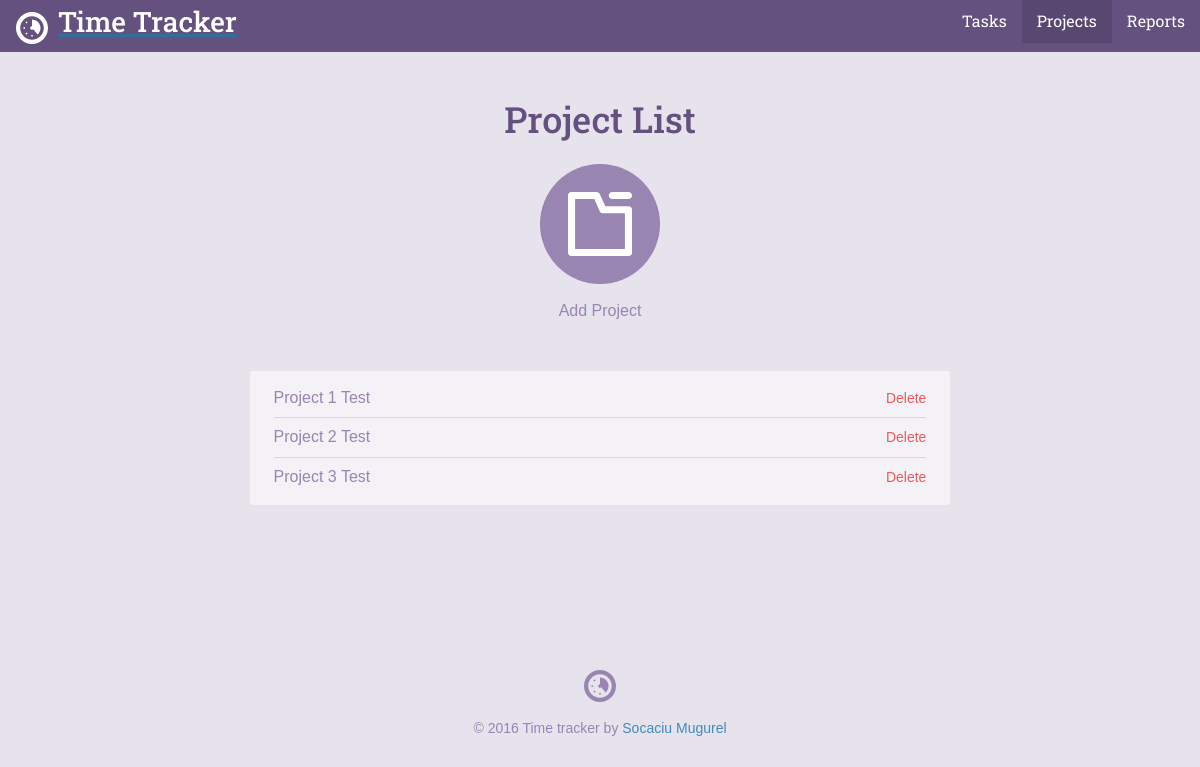
Page /project_list.php on the earlier database version.
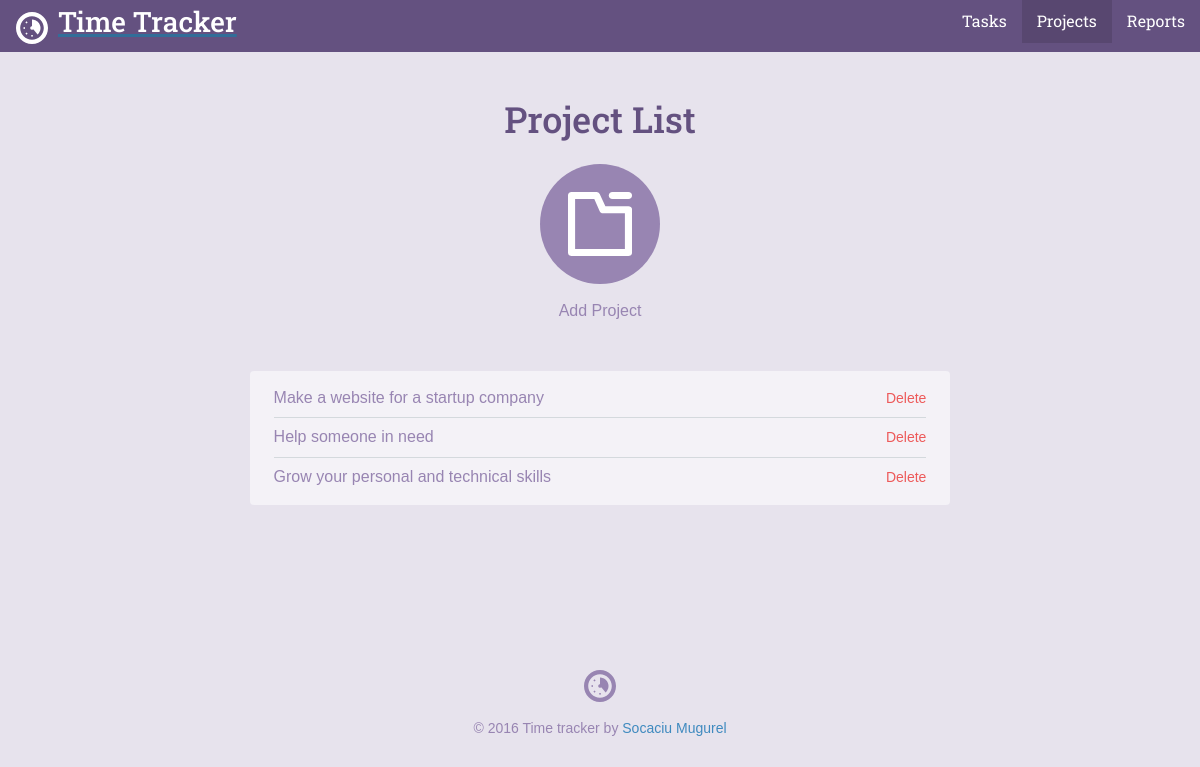
Same page on the later database version.
### tables this page shows
CREATE TABLE `projects` (
  `project_id` int(11) NOT NULL,
  `title` text NOT NULL,
  `category` text NOT NULL
);

### inc/functions.php (called while the page is built, shortened)
<?php
function get_projects_list(){
  include "connection.php";
  try{
    return  $db->query("select * from projects")->fetchAll();
  }
  catch(Exception $e){
    echo "Eroare:  ".$e->getMessage()." </br>";
    return false;
  }
}

### project_list.php (the view, shortened to what this page needs)
<?php
require 'inc/functions.php';
include 'inc/header.php';
?>
<div class="section catalog random">
    <div class="col-container page-container">
        <div class="col col-70-md col-60-lg col-center">
            <h1 class="actions-header">Project List</h1>
            <div class="actions-item">
                <a class="actions-link" href="project.php">
                <span class="actions-icon">
                  <svg viewbox="0 0 64 64"><use xlink:href="#project_icon"></use></svg>
                </span>
                Add Project
                </a>
            </div>
            <div class="form-container">
                <ul class="items">
                  <?php
                    foreach(get_projects_list() as $item){
                      echo "<li><a href='project.php?id=" . $item["project_id"] . "'>" . $item['title']."</a>";
  echo "<form action='project_list.php' method='POST' onsubmit=\"return confirm('Are you sure you want to delete this project?')\" ><input type='hidden' name='delete' value='" . $item['project_id'] . "'> ";
  echo "<input type='submit' class='button--delete' value='Delete' >";
  echo "</form>";
  echo "</li>";
                    }
                 ?>
                </ul>
            </div>
        </div>
    </div>
</div>
<?php include("inc/footer.php"); ?>

Differences in the rows shown:
removed projects: title "Project 1 Test"
removed projects: title "Project 2 Test"
removed projects: title "Project 3 Test"
added projects: title "Make a website for a startup company"
added projects: title "Help someone in need"
added projects: title "Grow your personal and technical skills"
